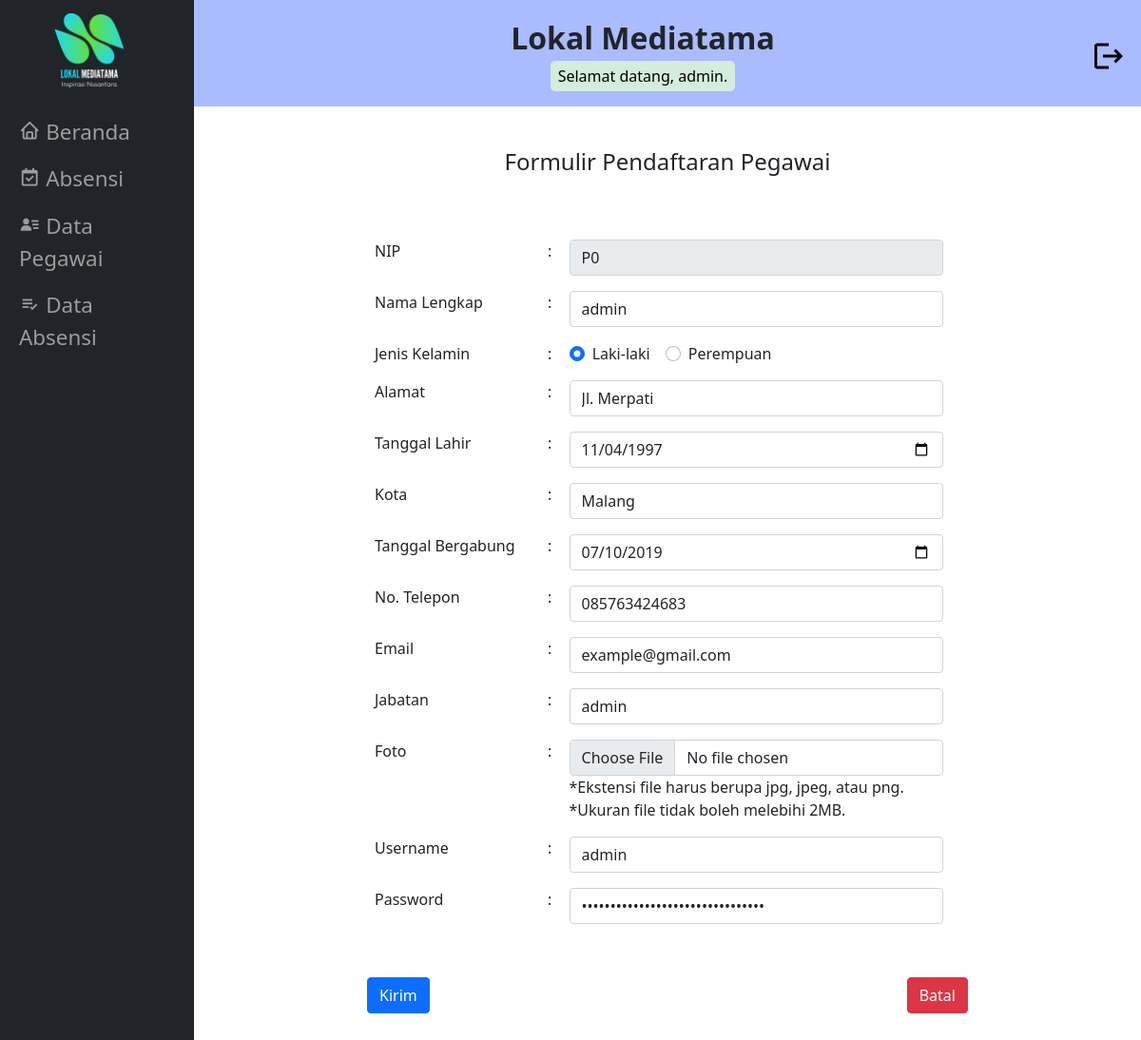
The app's page /absensi_pegawai/update.php?nip=P0 (signed in) with its own data.
### tables this page shows
CREATE TABLE `tabel_info` (
  `nm_perusahaan` varchar(50) NOT NULL,
  `logo1` varchar(50) NOT NULL,
  `logo2` varchar(50) NOT NULL,
  `gbr_gedung` varchar(50) NOT NULL,
  `visi` text NOT NULL,
  `misi` text NOT NULL
);

CREATE TABLE `pegawai` (
  `nip` varchar(12) NOT NULL,
  `nama_lengkap` varchar(30) DEFAULT NULL,
  `jK` enum('L','P') DEFAULT NULL,
  `alamat` varchar(40) DEFAULT NULL,
  `tgl_lahir` date DEFAULT NULL,
  `kota` varchar(15) DEFAULT NULL,
  `tgl_gabung` date DEFAULT NULL,
  `no_telp` varchar(15) DEFAULT NULL,
  `email` varchar(50) DEFAULT NULL,
  `jabatan` varchar(20) DEFAULT NULL,
  `foto` varchar(100) DEFAULT NULL,
  `username` varchar(50) DEFAULT NULL,
  `password` varchar(32) DEFAULT NULL,
  `level` varchar(10) NOT NULL
);

### absensi_pegawai/update.php (the view, shortened to what this page needs)
<?php
$title = "Update Pendaftaran Pegawai";
include "includes/header.php"
?>
      <div class="container-fluid py-3">
         <div class="col-10 col-md-8 mx-auto my-4">
            <div class="fs-4 mx-auto text-center pb-5">Formulir Pendaftaran Pegawai</div>
            <form class="mx-auto" action="proses/proses_update.php" method="post" enctype="multipart/form-data">
               <div class="table-responsive p-2">
                  <table class="table table-borderless mb-5">
                  <?php
                  $nip = $_GET['nip'];
                  include "proses/koneksi.php";
                  $query = "SELECT * FROM pegawai WHERE nip='$nip';";
                  $hasil = mysqli_query($koneksi, $query);
                  $data = mysqli_fetch_array($hasil);
                  ?>
                     <tr>
                        <td> NIP </td>
                        <td> : </td>
                        <td><input class="form-control" id="nip" type="text" name="nip" value="<?php echo $data['nip']; ?>" readonly></td>
                     </tr>
                     <tr>
                        <td> <label class="form-check-label" for="nama_lengkap">Nama Lengkap</label> </td>
                        <td> : </td>
                        <td><input class="form-control" id="nama_lengkap" type="text" name="nama" value="<?php echo $data['nama_lengkap']; ?>" required></td>
                     </tr>
                     <tr>
                        <td>Jenis Kelamin</td>
                        <td> : </td>
                        <td>
                           <div class="d-md-flex">
                              <div class="me-3">
                                 <input class="form-check-input me-1" id="laki-laki" type="radio" name="jenkel" value="L" <?php if($data['jK'] == "L") {echo "checked"; } ?> required>
                                 <label class="form-check-label" for="laki-laki">Laki-laki</label>
                              </div>
                              <div class="me-3">
                                 <input class="form-check-input me-1" id="perempuan" type="radio" name="jenkel" value="P" <?php if($data['jK'] == "P") {echo "checked"; } ?> required>
                                 <label class="form-check-label" for="perempuan">Perempuan</label>
                              </div>
                           </div>
                           </td>
                        </tr>
                     <tr>
                        <td> <label class="form-check-label" for="alamat">Alamat</label> </td>
                        <td> : </td>
                        <td><input class="form-control" id="alamat" type="text" name="alamat" value="<?php echo $data['alamat']; ?>" required></td>
                     </tr>
                     <tr>
                        <td> <label class="form-check-label" for="tgl_lahir">Tanggal Lahir</label> </td>
                        <td> : </td>
                        <td><input class="form-control" id="tgl_lahir" type="date" name="tgl_lahir" value="<?php echo $data['tgl_lahir']; ?>" required></td>
                     </tr>
                     <tr>
                        <td> <label class="form-check-label" for="kota">Kota</label> </td>
                        <td> : </td>
                        <td><input class="form-control" id="kota" type="text" name="kota" value="<?php echo $data['kota']; ?>" required></td>
                     </tr>
                     <tr>
                        <td> <label class="form-check-label" for="tgl_gabung">Tanggal Bergabung</label> </td>
                        <td> : </td>
                        <td><input class="form-control" id="tgl_gabung" type="date" name="tgl_gabung" value="<?php echo $data['tgl_gabung']; ?>" required></td>
                     </tr>
                     <tr>
                        <td> <label class="form-check-label" for="no_telp">No. Telepon</label> </td>
                        <td> : </td>
                        <td><input class="form-control" id="no_telp" type="text" name="no_tel" value="<?php echo $data['no_telp']; ?>" required></td>
                     </tr>
                     <tr>
                        <td> <label class="form-check-label" for="email">Email</label> </td>
                        <td> : </td>
                        <td><input class="form-control" id="email" type="email" name="email" value="<?php echo $data['email']; ?>" required></td>
                     </tr>
                     <tr>
                        <td> <label class="form-check-label" for="jabatan">Jabatan</label> </td>
                        <td> : </td>
                        <td><input class="form-control" id="jabatan" type="text" name="jabatan" value="<?php echo $data['jabatan']; ?>" required></td>
                     </tr>
                     <tr>
                        <td> <label class="form-check-label" for="foto">Foto</label> </td>
                        <td> : </td>
                        <td>
                           <input class="form-control" id="foto" type="file" accept=".jpg, .jpeg, .png" name="foto" required>
                           <p class="m-0">*Ekstensi file harus berupa jpg, jpeg, atau png.</p>
                           <p class="m-0">*Ukuran file tidak boleh melebihi 2MB.</p>
                       <td>
                     </tr>
                     <tr>
                        <td> <label class="form-check-label" for="username">Username</label> </td>
                        <td> : </td>
                        <td><input class="form-control" id="username" type="text" name="username" value="<?php echo $data['username']; ?>" required></td>
                     </tr>
                     <tr>
                        <td> <label class="form-check-label" for="password">Password</label> </td>
                        <td> : </td>
                        <td><input class="form-control" id="password" type="password" name="password" value="<?php echo $data['password']; ?>" required></td>
                     </tr>
                  </table>
                  <div class="container-fluid p-0 gap-2 d-md-flex justify-content-between">
                     <input class="btn btn-primary" type="submit" value="Kirim" name="kirim" >
                     <a class="btn btn-danger" role="button" href="data_pegawai.php"  formnovalidate>Batal</a>
                  </div>
               </div>
            </form>
         </div>
      </div>
   </main>
</body>
</html>

### absensi_pegawai/includes/header.php (shortened to what this page needs)
<?php
include "proses/koneksi.php";
$query = "SELECT nm_perusahaan, logo2 FROM tabel_info;";
$hasil = mysqli_query($koneksi, $query);
$data = mysqli_fetch_array($hasil);
?>
<!doctype html>
<html lang="en">
<head>
   <link rel="stylesheet" href="css_js_gambar/bootstrap/css/bootstrap.min.css">
   <link rel="stylesheet" href="css_js_gambar/style.css">
   <link href='https://unpkg.com/boxicons@2.0.9/css/boxicons.min.css' rel='stylesheet'>
</head>
<body>
<header class="navbar-header">
   <nav class="navbar navbar-expand-lg navbar-dark nav-container bg-dark">
      <div class="container align-items-start nav-container">
      <div class="collapse navbar-collapse flex-column flex-grow-0" id="navbarSupportedContent">
         <a class="navbar-brand nav-logo d-flex mb-3" href="beranda.php">
            <img class="logo mx-auto" src="css_js_gambar/gambar/<?= $data['logo2'] ?>" alt="LOGO">
         </a>
         <ul class="navbar-nav me-auto mb-2 mb-lg-0 flex-column  nav-ul">
            <li class="nav-item">
               <a class="nav-link <?php  if($title == "Beranda"){ echo "active\" aria-current=\"page"; }?>"  href="beranda.php"><i class='bx bx-home' ></i>  Beranda</a>
            </li>
            <li class="nav-item">
               <a class="nav-link <?php  if($title == "Formulir Absensi Pegawai"){ echo "active\" aria-current=\"page"; }?>" href="form_absen.php"><i class='bx bx-calendar-check'></i>  Absensi</a>
            </li>
            <?php
            if($_SESSION['level']=="admin"){
               echo "<li class=\"nav-item\">";
               echo "<a class=\"nav-link";
                  if($title == "Data Pegawai"){
                     echo " active\" aria-current=\"page";
                  }
               echo "\" href=\"data_pegawai.php\"><i class='bx bxs-user-detail'></i>  Data Pegawai</a>";
               echo "</li>";
            }
            ?>
            <li class="nav-item">
               <a class="nav-link <?php  if($title == "Data Absensi"){ echo "active\" aria-current=\"page"; }?>" href="data_absensi.php"><i class='bx bx-list-check' ></i>  Data Absensi</a>
            </li>
         </ul>
      </div>
      </div>
   </nav>
</header>
<main class="main-header">
   <div class="main-content container-main p-0 container-fluid ">
      <div class="d-flex flex-column flex-lg-row justify-content-center align-items-center fs-3 py-3 text-center text-dark bg-header">
         <div class="order-2 order-lg-1 ms-lg-auto">
            <div class="fw-bold fs-2"><?= $data['nm_perusahaan'] ?></div>
            <div class="fs-6 text-black text-center py-1 px-2 mx-auto rounded-3 bg-custom width-custom">Selamat datang, <?php echo $_SESSION['username']; ?>.</div>
         </div>
         <div class="pe-3 order-1 order-lg-2 align-self-end align-self-lg-center ms-lg-auto">
            <a class="logout-icon" href="proses/logout.php" title="logout">
               <svg height="36px" viewBox="0 0 24 24" width="36px">
                     <path d="M0 0h24v24H0z" fill="none"/><path d="M17 7l-1.41 1.41L18.17 11H8v2h10.17l-2.58 2.58L17 17l5-5zM4 5h8V3H4c-1.1 0-2 .9-2 2v14c0 1.1.9 2 2 2h8v-2H4V5z"/>
               </svg>
            </a>
         </div>
      </div>

### absensi_pegawai/css_js_gambar/style.css (style rules this page uses)
html, body { height: 100%; margin: 0; }
.bg-header { background: #aabbff; }
.bg-custom { background: #d4ecdd; }
.nav-logo { font-size: 1.4rem; }
.nav-ul { font-size: 1.2rem; }
.logo { display: none; width: 45%; }
.logout-icon svg { fill: #000000; }
.nav-logo, .width-custom { width: fit-content; }
@media (min-width: 992px) { .logo { display: block; } }
@media (min-width: 992px) { .nav-logo { font-size: 1.8rem; } }
@media (min-width: 992px) { .nav-ul { font-size: 1.4rem; } }
@media (min-width: 992px) { .navbar-header { width: 17%; position: fixed; } }
@media (min-width: 992px) { .navbar-header, .nav-container { height: 100%; } }
@media (min-width: 992px) { .main-header { margin-left: 17%; } }

### records on screen
tabel_info: logo2 (picture), nm_perusahaan "Lokal Mediatama"
pegawai: nip "P0", nama "admin", jK "☑ Laki-laki", jK "☐ Perempuan", alamat "Jl. Merpati", tgl_lahir "11/04/1997", kota "Malang", tgl_gabung "07/10/2019", no_tel "085763424683", email "example@gmail.com", jabatan "admin", username "admin"

### other values on screen
$_SESSION['username'] "admin"
